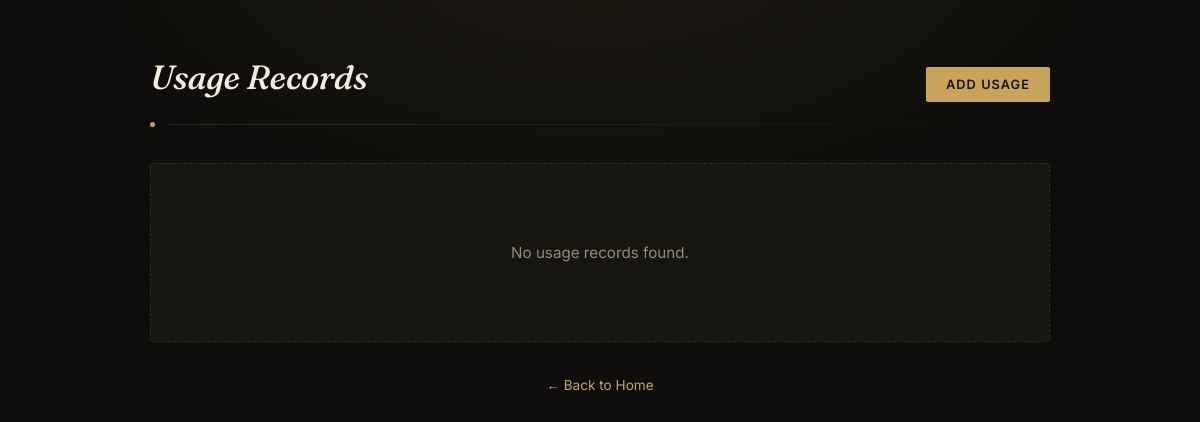
The page /usage/ (signed in) on the database as committed earlier.
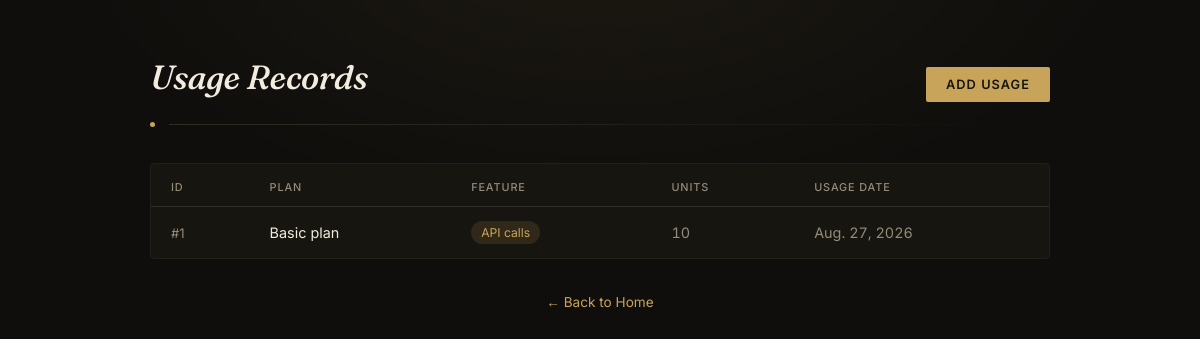
The same page on the database as committed later.
### app/models.py (models this page shows, shortened)
class Usage(models.Model):
    Subscription = models.ForeignKey(Subscription, on_delete=models.CASCADE,related_name='usages')
    Feature = models.ForeignKey(Feature, on_delete=models.CASCADE,related_name='usages')
    units = models.IntegerField(validators=[MinValueValidator(0)])
    usage_date = models.DateField(auto_now_add=True)

class Subscription(models.Model):
    Buyer = models.ForeignKey(User, on_delete=models.CASCADE,related_name='subscriptions', limit_choices_to={'type': 'user'})
    Plan = models.ForeignKey(Plan, on_delete=models.CASCADE,related_name='subscriptions')
    start_date = models.DateField(auto_now_add=True)
    status = models.CharField(max_length=50, choices=[('active', 'Active'), ('inactive', 'Inactive')], default='active')

class Plan(models.Model):
    name = models.CharField(max_length=100)
    monthly_fee = models.DecimalField(max_digits=10, decimal_places=2)
    features = models.ManyToManyField('Feature')

class Feature(models.Model):
    name = models.CharField(max_length=100)
    code = models.CharField(max_length=100,unique=True)
    unit_price = models.DecimalField(max_digits=10, decimal_places=2,validators=[MinValueValidator(0)])
    max_unit_limit = models.IntegerField(null=True, blank=True,validators=[MinValueValidator(0)])

### app/views.py (the view)
@login_required
def usage_list(request):
    if request.user.type == "admin":
        usages = Usage.objects.all()
    else:
        usages = Usage.objects.filter(
            Subscription__Buyer=request.user
        )
    return render(
        request,
        "usage_list.html",
        {"usages": usages},
    )

### app/templates/usage_list.html (shortened to what this page needs)
<!DOCTYPE html>
<html lang="en">
<head>
</head>
<body>
  <div class="panel">
    <div class="top-row">
      <h1>Usage Records</h1>
      <a class="btn-create" href="{% url 'create_usage' %}">Add Usage</a>
    </div>
    <div class="mark">
      <span class="dot"></span>
      <span class="line"></span>
    </div>
    {% if usages %}
        <div class="table-card">
            <table>
                <thead>
                    <tr>
                        <th>ID</th>
                        <th>Plan</th>
                        <th>Feature</th>
                        <th>Units</th>
                        <th>Usage Date</th>
                    </tr>
                </thead>
                <tbody>
                    {% for usage in usages %}
                        <tr>
                            <td data-label="ID">#{{ usage.id }}</td>
                            <td data-label="Plan">{{ usage.Subscription.Plan.name }}</td>
                            <td data-label="Feature"><span class="feature-tag">{{ usage.Feature.name }}</span></td>
                            <td data-label="Units">{{ usage.units }}</td>
                            <td data-label="Usage Date">{{ usage.usage_date }}</td>
                        </tr>
                    {% endfor %}
                </tbody>
            </table>
        </div>
    {% else %}
        <div class="empty-state">
            <p>No usage records found.</p>
        </div>
    {% endif %}
    <p class="foot">
      <a href="{% url 'home' %}">← Back to Home</a>
    </p>
  </div>
</body>
</html>

### app/templates/usage_list.html (style rules this page uses)
:root { --bg: #0f0e0c; --surface: #17150f; --border: #322d24; --border-soft: #241f18; --text: #f2ecdf; --text-dim: #948b78; --accent: #c8a45b; --accent-soft: rgba(200,164,91,0.14); }
* { box-sizing: border-box; }
body { margin:0; min-height:100vh; background: radial-gradient(ellipse 900px 500px at 50% -10%, rgba(200,164,91,0.08), transparent 60%), var(--bg); color: var(--text); font-family: 'Inter', sans-serif; padding: 56px 24px; }
.panel { width:100%; max-width: 900px; margin: 0 auto; }
.top-row { display:flex; align-items:baseline; justify-content:space-between; flex-wrap: wrap; gap: 16px; margin-bottom: 8px; opacity:0; animation: fadeUp 0.7s ease 0.1s forwards; }
h1 { font-family:'Fraunces', serif; font-weight:500; font-style:italic; font-size: 2.1rem; margin: 0; letter-spacing: -0.01em; }
.btn-create { display:inline-block; background: var(--accent); color: #17150f; text-decoration:none; padding: 10px 20px; font-size: 0.8rem; font-weight: 600; text-transform: uppercase; letter-spacing: 0.08em; border-radius: 2px; transition: background 0.25s ease, transform 0.15s ease; }
.mark { display:flex; align-items:center; gap:14px; margin: 20px 0 36px; opacity:0; animation: fadeIn 0.7s ease 0.15s forwards; }
.mark .line { height:1px; flex:1; background: linear-gradient(90deg, var(--border), transparent); }
.mark .dot { width:5px; height:5px; border-radius:50%; background: var(--accent); flex-shrink:0; }
.table-card { background: var(--surface); border: 1px solid var(--border-soft); border-radius: 4px; overflow: hidden; opacity:0; animation: fadeUp 0.7s ease 0.25s forwards; }
table { width: 100%; border-collapse: collapse; font-size: 0.9rem; }
thead th { text-align: left; font-size: 0.68rem; text-transform: uppercase; letter-spacing: 0.08em; color: var(--text-dim); font-weight: 500; padding: 16px 20px 12px; border-bottom: 1px solid var(--border); }
tbody td { padding: 14px 20px; border-bottom: 1px solid var(--border-soft); color: var(--text); }
tbody tr:last-child td { border-bottom: none; }
tbody tr { transition: background 0.2s ease; }
tbody td:first-child { color: var(--text-dim); font-size: 0.82rem; }
tbody td:nth-child(4), tbody td:nth-child(5) { font-variant-numeric: tabular-nums; color: var(--text-dim); }
.feature-tag { display:inline-block; background: var(--accent-soft); color: var(--accent); font-size: 0.76rem; padding: 4px 10px; border-radius: 12px; white-space: nowrap; }
.foot { text-align:center; margin-top: 32px; opacity:0; animation: fadeUp 0.7s ease 0.4s forwards; }
.foot a { color: var(--accent); text-decoration: none; font-size: 0.85rem; border-bottom: 1px solid transparent; transition: border-color 0.25s ease; }

Rows that differ between the two databases and show on the page:
added Usage: id "1", Subscription.Plan.name "Basic plan", Feature.name "API calls", units "10", usage_date "Aug. 27, 2026"
Other text that changed with them:
text no longer shown: "No usage records found."
text now shown: "ID PLAN FEATURE UNITS USAGE DATE"
